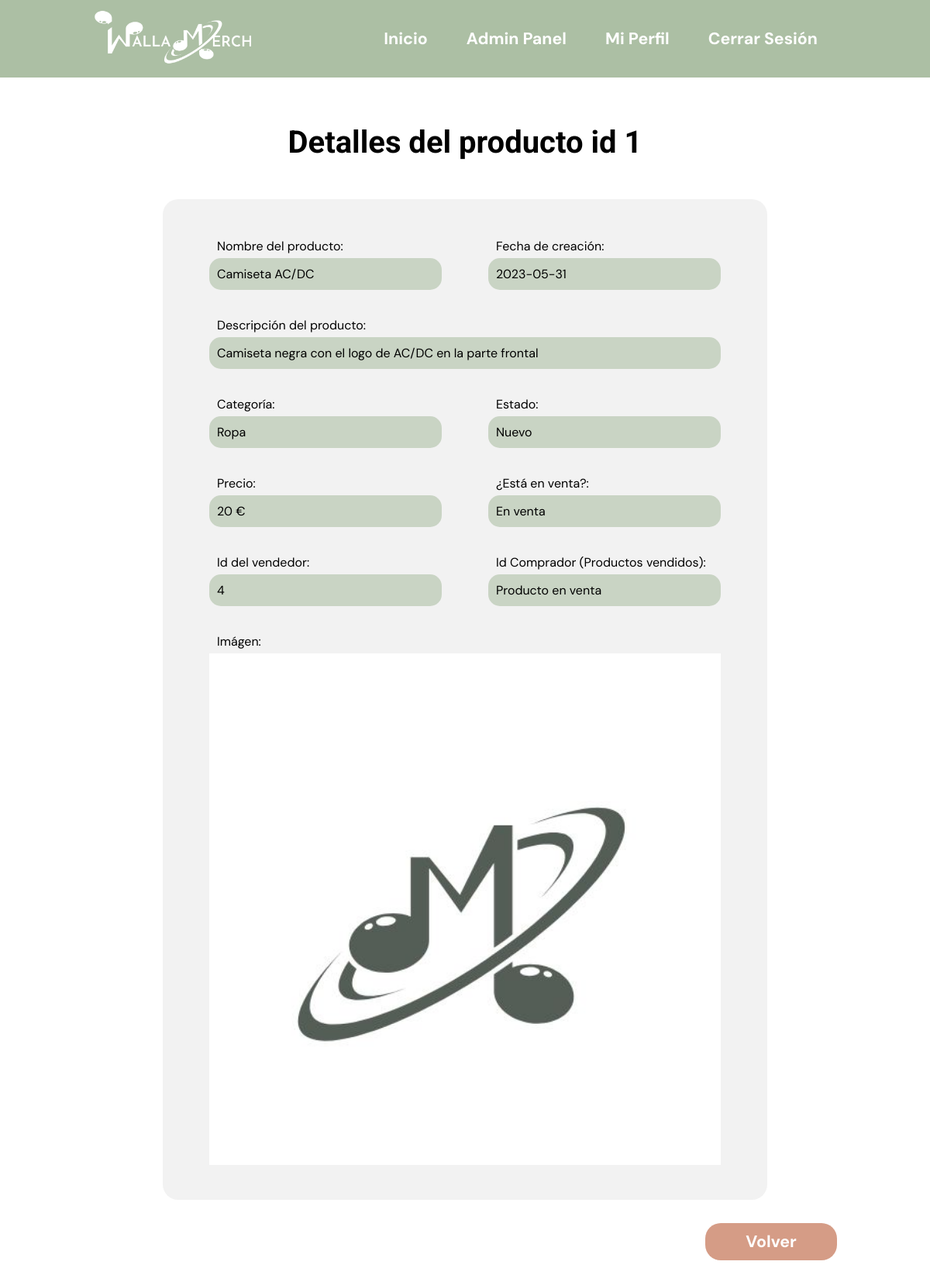
Page /php/admin/productos/info_producto.php?id_producto=1 (signed in) on the committed database.
### tables this page shows
create table if not exists producto(
	id_producto int auto_increment,
    nombre_producto varchar(70) not null,
    descripcion varchar(350) not null,
    imagen longblob,
    precio float not null,
    categoria int not null,
    enventa enum('0', '1'),  
    estado enum('1', '2', '3', '4', '5'),  
    propietario int not null,
    comprador int,
    fecha date DEFAULT current_timestamp(),
    fechaVenta date,
    codigoVenta varchar(12),
    estadoVenta enum('1', '2', '3', '4', '5' ),  
    PRIMARY KEY (id_producto),
    FOREIGN KEY (propietario) REFERENCES usuario(id_usuario) ON DELETE CASCADE,
    FOREIGN KEY (comprador) REFERENCES usuario(id_usuario) ON DELETE SET NULL,
    FOREIGN KEY (categoria) REFERENCES categoria(id_categoria)
);

create table if not exists categoria(
	id_categoria int auto_increment,
    nombre_categoria varchar(100) not null,
    PRIMARY KEY (id_categoria)
);

### database/products-db.php (called while the page is built, shortened)
<?php
function verCategoria($id_categoria) {
  $query = "SELECT *
            FROM categoria
            WHERE id_categoria=$id_categoria";
  $result = mysqli_query($GLOBALS["con"], $query);
  $categoria = mysqli_fetch_array($result);
  return $categoria;
}
function verProducto($id_producto){
  $query = "SELECT *
            FROM producto
            WHERE id_producto=$id_producto";
  $result = mysqli_query($GLOBALS["con"], $query);
  $producto = mysqli_fetch_array($result);
  return $producto;
}
?>

### vistas/admin-panel/productos/admin-panel-productos-detalles.php (the view, shortened to what this page needs)
<!DOCTYPE html>
<html lang="en">
<head>
    <link rel="stylesheet" href="../../../styles/log-in.css" />
    <link rel="stylesheet" href="../../../styles/navbar.css" />
    <link rel="stylesheet" href="../../../styles/admin-panel.css" />
</head>
<body>
    <?php
        require_once ("../../../vistas/navbar.php");
    ?>
    <main>
        <div class="main">
        <div class="user-main">
            <h1 class="tittle-h1">Detalles del producto id <?php echo $currentProduct['id_producto'];?></h1>
        </div>
        <div class="admin-form-div">
            <form action= "./crear_producto2.php" method='post' class="admin-form">
                <div class="form-column">
                    <div class="formSection">
                        <label>Nombre del producto: </label>
                        <p class="productDetail"><?php echo $currentProduct['nombre_producto'];?></p>
                    </div>
                    <div class="formSection">
                        <label>Fecha de creación:</label>
                        <p class="productDetail"><?php echo $currentProduct['fecha'];?></p>
                    </div>
                </div>
                <div class="form-column">
                    <div class="formSection-full">
                        <label>Descripción del producto:</label>
                        <p class="productDetail-full"><?php echo $currentProduct['descripcion'];?></p>
                    </div>
                </div>
                <div class="form-column">
                    <div class="formSection">
                        <label>Categoría:</label>
                        <p class="productDetail"><?php
                            $categoria = verCategoria($currentProduct['categoria']);
                            echo $categoria['nombre_categoria'];
                        ?> </p>
                    </div>
                    <div class="formSection">
                        <label>Estado:</label>
                        <p class="productDetail"><?php
                            switch($currentProduct['estado']){
                                case 1:
                                    echo 'Nuevo';
                                    break;
                            }
                        ?> </p>
                    </div>
                </div>
                <div class="form-column">
                    <div class="formSection">
                        <label>Precio:</label>
                        <p class="productDetail"><?php echo $currentProduct['precio'];?> € </p>
                    </div>
                    <div class="formSection">
                        <label>¿Está en venta?:</label>
                        <p class="productDetail"> <?php
                            switch($currentProduct['enventa']){
                                case 1:
                                    echo 'En venta';
                                    break;
                            }
                            ?>
                        </p>
                    </div>
                </div>
                <div class="form-column">
                    <div class="formSection">
                        <label>Id del vendedor:</label>
                        <p class="productDetail"><?php echo $currentProduct['propietario'];?></p>
                    </div>
                    <div class="formSection">
                        <label>Id Comprador (Productos vendidos):</label>
                        <p class="productDetail">
                            <?php
                                if ($currentProduct['comprador'] == null){
                                    echo 'Producto en venta';
                                }
                                else {
                                    echo $currentProduct['comprador'];
                                }
                            ;?>
                        </p>
                    </div>
                </div>
                <div class="form-column">
                    <div class="formSection-full">
                        <label for="">Imágen: </label>
                        <img
                            src="<?php
                                if (!is_null($currentProduct['imagen']) || !empty($currentProduct['imagen']) ){
                                    echo '../../../'.$currentProduct['imagen'];
                                } else {
                                    echo "../../../imgs/default.jpg";
                                }?>"
                            alt="Imagen del producto <?php echo $currentProduct['nombre_producto'];?>"
                            class="img-details"
                        />
                    </div>
                </div>
            </form>
        </div>
        </div>
        <div class="div-button">
            <div class="admin-button">
                <a href='./admin-productos.php'>Volver</a>
            </div>
        </div>
    </main>
</body>
</html>

### styles/log-in.css (style rules this page uses)
h1 { font-family: "Roboto", sans-serif; font-size: 30pt; padding-bottom: 0px; margin-inline-start: 0px; margin-inline-end: 0px; font-weight: bold; }
.formSection { display: flex; flex-direction: column; margin: 15px 0px; }
.formSection label { padding: 5px 10px; }
.form-column { display: flex; flex-direction: row !important; flex-wrap: nowrap; }

### styles/navbar.css (style rules this page uses)
* { padding: 0; margin: 0; font-family: "DM Sans", sans-serif; }
h1, h2, h3, h4, h4, h6 { font-family: "Roboto", sans-serif; }
a { text-decoration: none; }
main { padding: 60px 10%; }

### styles/admin-panel.css (style rules this page uses)
.main { display: flex; flex-direction: column; justify-content: center; align-items: center; }
h1 { font-family: "Roboto", sans-serif; font-size: 30pt; padding-bottom: 0px; margin-inline-start: 0px; margin-inline-end: 0px; font-weight: bold; }
.user-main { display: flex; flex-wrap: nowrap; align-items: center; justify-content: space-between; margin: 0px 0px 50px 0px; }
.admin-form-div { background-color: #f2f2f2; border-radius: 20px; padding: 30px; margin-bottom: 30px; display: flex; align-items: center; justify-content: space-around; }
.admin-form { display: flex; flex-direction: column; align-items: center; justify-content: space-around; }
.form-column { display: flex; flex-direction: row !important; flex-wrap: nowrap; }
.formSection { width: 300px; padding: 0px 30px; display: flex; flex-wrap: wrap; flex-direction: column; margin: 15px 0px; }
.formSection-full { width: 660px; padding: 0px 30px; display: flex; flex-direction: column; margin: 15px 0px; }
.admin-button { width: 150px; }
.formSection label, .formSection-full label { padding: 5px 10px; }
.div-button { display: flex; align-items: center; justify-content: flex-end; }
.admin-button { background-color: #d59c86; padding: 10px; border: none; border-radius: 20px; color: white; font-size: 16pt; font-weight: bold; text-decoration: none; color: white; text-align: center; }
.admin-button a { color: white; }
.productDetail { max-width: 290px; padding: 10px; border-radius: 15px; border: 0px; background-color: #acbfa493; }
.productDetail-full { padding: 10px; border-radius: 15px; border: 0px; background-color: #acbfa493; }
.img-details { max-width: 100%; }

### rows in the picture
producto: id_producto "1", nombre_producto "Camiseta AC/DC", fecha "2023-05-31", descripcion "Camiseta negra con el logo de AC/DC en la parte frontal", precio "20", propietario "4"
categoria: nombre_categoria "Ropa"
